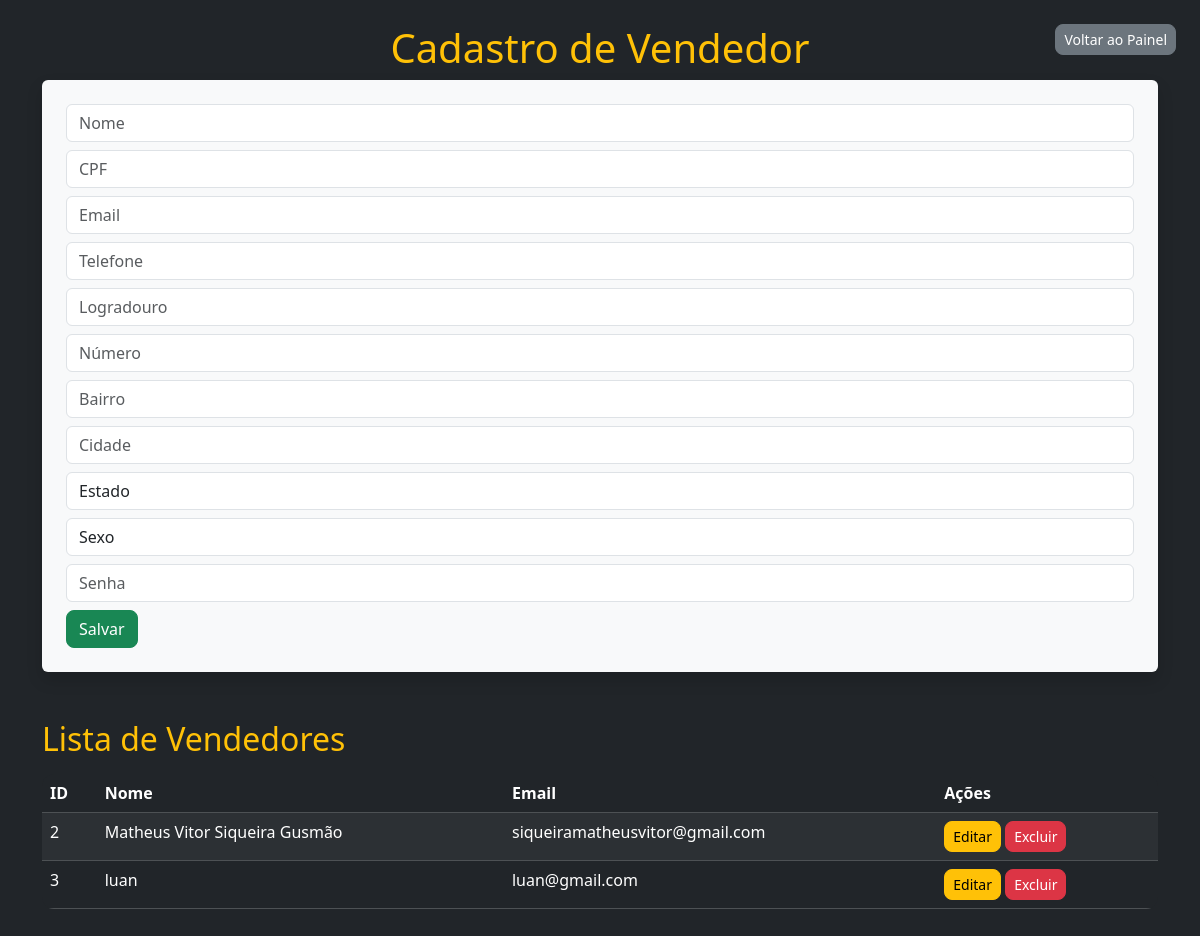
Before: /view/vendedor/cadastro_vendedor.php (signed in) with the older database file.
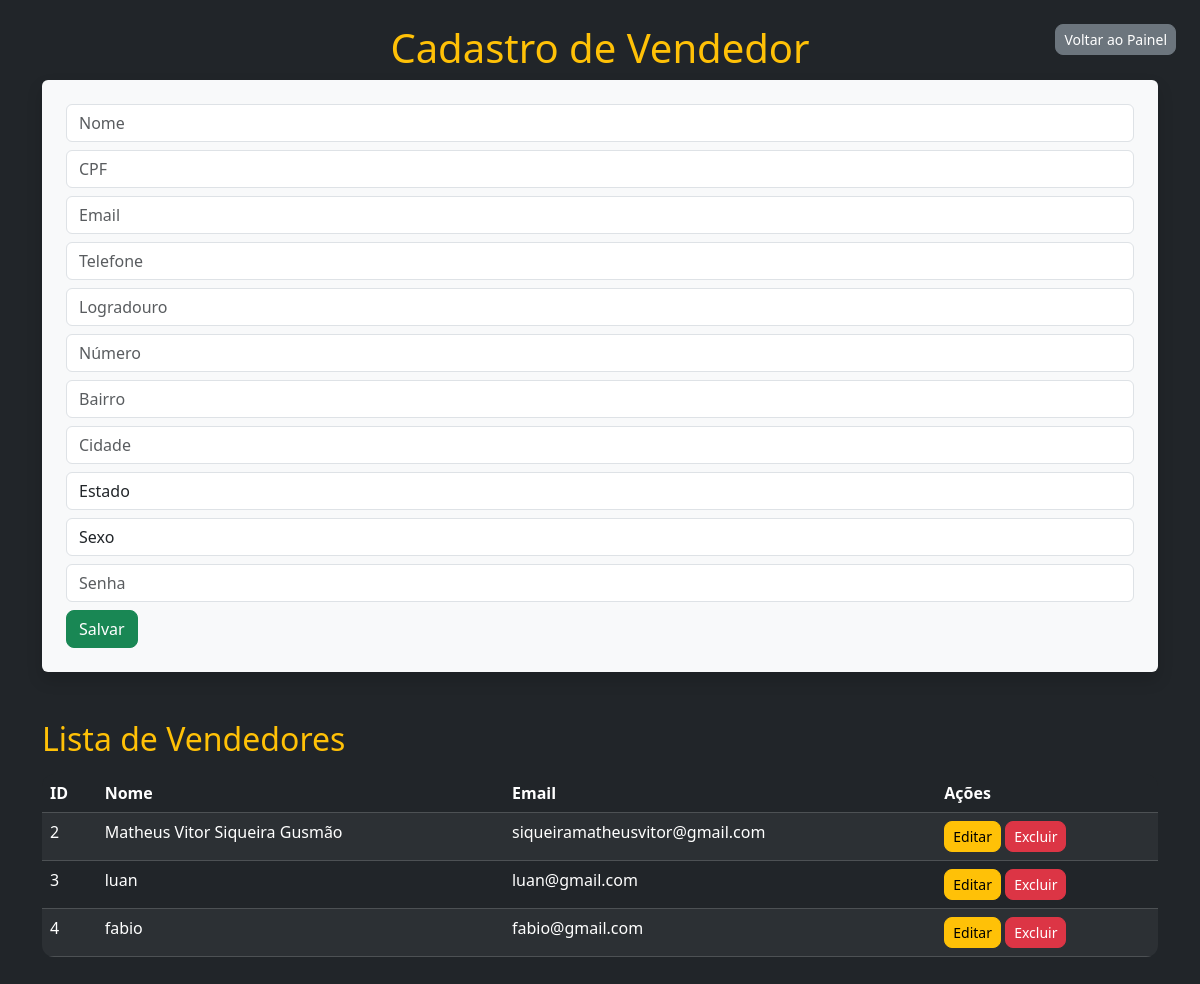
After: the same page with the newer database file.
### tables this page shows
CREATE TABLE `vendedores` (
  `id` int(11) NOT NULL,
  `nome` varchar(200) NOT NULL,
  `cpf` char(11) NOT NULL,
  `email` varchar(200) NOT NULL,
  `telefone` varchar(15) DEFAULT NULL,
  `logradouro` varchar(255) DEFAULT NULL,
  `numero` varchar(10) DEFAULT NULL,
  `bairro` varchar(100) DEFAULT NULL,
  `cidade` varchar(100) DEFAULT NULL,
  `estado` varchar(2) DEFAULT NULL,
  `sexo` char(1) DEFAULT NULL,
  `data_criacao` timestamp NOT NULL DEFAULT current_timestamp(),
  `data_atualizacao` timestamp NOT NULL DEFAULT current_timestamp() ON UPDATE current_timestamp(),
  `modificado_por` int(11) DEFAULT NULL,
  `senha` varchar(200) DEFAULT NULL,
  `tipo` enum('admin','vendedor') NOT NULL DEFAULT 'vendedor'
);

### view/vendedor/cadastro_vendedor.php (the view, shortened to what this page needs)
<?php
include '../../connection.php';
include '../../head.php';
?>
<!DOCTYPE html>
<html lang="pt-BR">
<head>
</head>
<body class="bg-dark text-light">
    <div class="container py-4">
        <h1 class="text-center text-warning">Cadastro de Vendedor</h1>
        <form action="../../controller/vendedor/salvar_vendedor.php" method="post" class="bg-light text-dark p-4 rounded shadow">
            <input type="text" name="nome" class="form-control mb-2" placeholder="Nome" required>
            <input type="text" name="cpf" class="form-control mb-2" placeholder="CPF" required class="form-control form-control-sm" required class="form-control form-control-sm" pattern="\d{11}" maxlength="11" oninput="this.value = this.value.replace(/\D/g, '')" title="Digite exatamente 11 números, somente dígitos.">
            <input type="text" name="email" class="form-control mb-2" placeholder="Email" required>
            <input type="text" name="telefone" class="form-control mb-2" placeholder="Telefone">
            <input type="text" name="logradouro" class="form-control mb-2" placeholder="Logradouro">
            <input type="text" name="numero" class="form-control mb-2" placeholder="Número">
            <input type="text" name="bairro" class="form-control mb-2" placeholder="Bairro">
            <input type="text" name="cidade" class="form-control mb-2" placeholder="Cidade">
            <div class="mb-2">
            <select name="estado" class="form-control mb-2">
                <option value="">Estado</option>
            </select>
            <select name="sexo" class="form-control mb-2">
                <option value="">Sexo</option>
            </select>
            </div>
            <input type="password" name="senha" class="form-control mb-2" placeholder="Senha" required>
            <button type="submit" class="btn btn-success">Salvar</button>
        </form>
        <h2 class="text-warning mt-5">Lista de Vendedores</h2>
        <table class="table table-striped table-dark mt-3">
            <thead>
                <tr>
                    <th>ID</th>
                    <th>Nome</th>
                    <th>Email</th>
                    <th>Ações</th>
                </tr>
            </thead>
            <tbody>
                <?php
                $res = $conn->query("SELECT * FROM vendedores");
                while ($row = $res->fetch_assoc()) {
                    echo "<tr>
                        <td>{$row['id']}</td>
                        <td>{$row['nome']}</td>
                        <td>{$row['email']}</td>
                        <td>
                            <a href='editar_vendedor.php?id={$row['id']}' class='btn btn-warning btn-sm'>Editar</a>
                            <a href='../../controller/vendedor/excluir_vendedor.php?id={$row['id']}' onclick='return confirm(\"Tem certeza?\")' class='btn btn-danger btn-sm'>Excluir</a>
                        </td>
                    </tr>";
                }
                ?>
            </tbody>
        </table>
        <a href="../administrador/home_adm.php" class="btn btn-secondary btn-sm position-fixed" style="top: 24px; right: 24px; z-index: 999;">Voltar ao Painel</a>
    </div>
</body>
</html>

Changed rows visible on the page:
added vendedores: id "4", nome "fabio", email "fabio@gmail.com"
